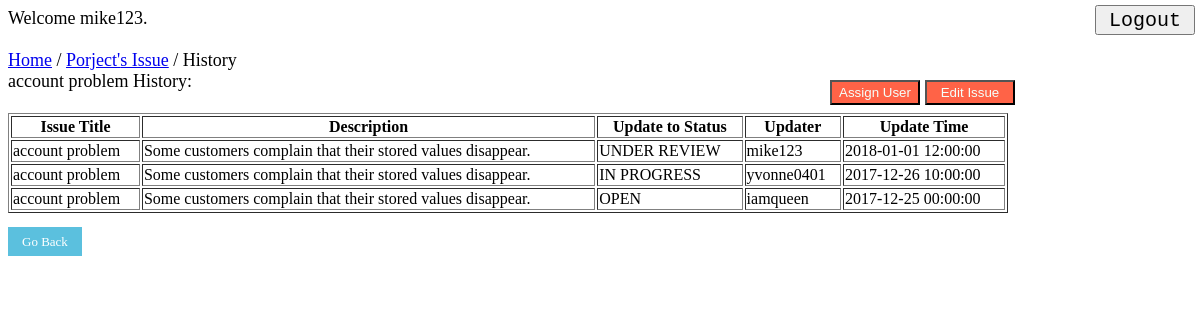
Page /history.php?iid=1 (signed in) on the committed database.
### tables this page shows
CREATE TABLE issue (
  iid int NOT NULL AUTO_INCREMENT,
  pid int NOT NULL,
  reporter int NOT NULL,
  reportTime datetime NOT NULL,
  title varchar(1000) DEFAULT NULL,
  idescription text DEFAULT NULL,
  currentStatus int NOT NULL,
  PRIMARY KEY (iid),
  KEY pid (pid),
  KEY reporter (reporter),
  KEY currentStatus (currentStatus),
  CONSTRAINT issue_ibfk_1 FOREIGN KEY (pid) REFERENCES project (pid) ON DELETE CASCADE ON UPDATE CASCADE,  
  CONSTRAINT issue_ibfk_2 FOREIGN KEY (reporter) REFERENCES user (uid) ON DELETE CASCADE ON UPDATE CASCADE,
  CONSTRAINT issue_ibfk_3 FOREIGN KEY (currentStatus) REFERENCES status (sid) ON DELETE CASCADE ON UPDATE CASCADE
);

CREATE TABLE history (
  iid int NOT NULL,
  htitle varchar(1000) DEFAULT NULL,
  hdescription text DEFAULT NULL,
  update_to_sid int NOT NULL, 
  uid int NOT NULL,
  updateTime datetime NOT NULL,
  PRIMARY KEY (iid, update_to_sid, uid, updateTime),
  KEY iid (iid),
  KEY update_to_sid (update_to_sid),
  KEY uid (uid),
  CONSTRAINT report_ibfk_1 FOREIGN KEY (iid) REFERENCES issue (iid) ON DELETE CASCADE ON UPDATE CASCADE,
  CONSTRAINT report_ibfk_2 FOREIGN KEY (update_to_sid) REFERENCES status (sid) ON DELETE CASCADE ON UPDATE CASCADE,
  CONSTRAINT report_ibfk_3 FOREIGN KEY (uid) REFERENCES user (uid) ON DELETE CASCADE ON UPDATE CASCADE
);

CREATE TABLE status (
  sid int NOT NULL AUTO_INCREMENT,
  sname varchar(1000) DEFAULT NULL,
  PRIMARY KEY (sid)
);

CREATE TABLE user (
  uid int NOT NULL AUTO_INCREMENT,
  email varchar(40) NOT NULL,
  username varchar(40) NOT NULL,
  password varchar(40) NOT NULL,
  PRIMARY KEY (uid)
);

### history.php (the view, shortened to what this page needs)
<?php
    include("include.php");
    function showHistory($pid, $iid){
        global $mysqli;
        echo "<font size=4>";
        echo '<table width="1000" border="1">';
        echo '<tr><th>Issue Title</th><th>Description</th><th>Update to Status</th><th>Updater</th><th>Update Time</th></tr>';
        $result = $mysqli->query("select iid, htitle, hdescription, sname, username, updateTime from history h, status s, user u where h.iid = '$iid' and h.update_to_sid = s.sid and h.uid = u.uid order by updateTime desc");
        if($result){
            while ($row = $result->fetch_row()){
                if($row[0] != ""){
                    echo '<tr>';
                    echo '<td>'.$row[1].'</td>';
                    echo '<td>'.$row[2].'</td>';
                    echo '<td>'.$row[3].'</td>';
                    echo '<td>'.$row[4].'</td>';
                    echo '<td>'.$row[5].'</td>';
                }
            }
        }
        echo "</table>";
        echo '<br><a href=issue.php?pid='.$pid.' id="btn_goback">Go Back</a>';
        echo "</font>";
    }
    if(isset($_GET['iid'])) {
        echo '<input type="button" value="Logout" onclick="location.href=\'logout.php\'" style="position:absolute;right:5px;top:5px;width:100px;height:30px;font-size:20px;font-family:monospace;">';
        echo '<form method="POST">';
        echo '<input type="submit" value="Assign User" name="assuser" style="position:absolute;left:830px;top:80px;width:90px;height:25px;background-color:#FF6347;color:#F5FFFA;">';
        echo '<input type="submit" value="Edit Issue" name="editiss" style="position:absolute;left:925px;top:80px;width:90px;height:25px;background-color:#FF6347;color:#F5FFFA;">';
        echo '</form>';
        $iid = htmlspecialchars($_GET['iid'], ENT_QUOTES);
        $uid = htmlspecialchars($_SESSION["uid"], ENT_QUOTES);
        $username = htmlspecialchars($_SESSION["username"], ENT_QUOTES);
        echo "<font size=4>";
        echo "Welcome $username. <br><br>";
        echo '<a href="index.php">Home</a> / ';
        echo "</font>";
        if($result = $mysqli->query("select pid, title from issue where iid = '$iid' ")){
            $row = $result->fetch_assoc();
            $pid = $row['pid'];
            $title = $row['title'];
            echo "<font size=4>";
            echo '<a href=issue.php?pid='.$pid.'>Porject\'s Issue</a> / History <br>';
            echo $title.' History: <br><br>';
            echo "</font>";
            $lead_result = $mysqli->query("select adminid from lead where adminid = '$uid' and pid = '$pid' ");
            if(isset($_POST["assuser"])) {
                if($lead_result->num_rows != 0){
                    assignUser($pid, $iid);
                }
                else{
                    echo '<script language="javascript">';
                    echo 'alert("You are not authorized to assign any user on this project.")';
                    echo '</script>';
                    showHistory($pid, $iid);
                }
            }
            else{
                showHistory($pid, $iid);
            }
        }
    }
?>
<!DOCTYPE html>
<html>
<head>
</head>
</html>

### history.php (style rules this page uses)
#btn_goback { color: #fff; background-color: #5bc0de; border-color: #5bc0de; padding: 7px 14px; text-decoration:none; width: 100px; height: 30px; font-size: small; }

### rows in the picture
issue: title "account problem"
history: htitle "account problem", hdescription "Some customers complain that their stored values disappear.", update_to_sid.sname "UNDER REVIEW", uid.username "mike123", updateTime "2018-01-01 12:00:00"
history: htitle "account problem", hdescription "Some customers complain that their stored values disappear.", update_to_sid.sname "IN PROGRESS", uid.username "yvonne0401", updateTime "2017-12-26 10:00:00"
history: htitle "account problem", hdescription "Some customers complain that their stored values disappear.", update_to_sid.sname "OPEN", uid.username "iamqueen", updateTime "2017-12-25 00:00:00"

### other values in the picture
$username "mike123"
